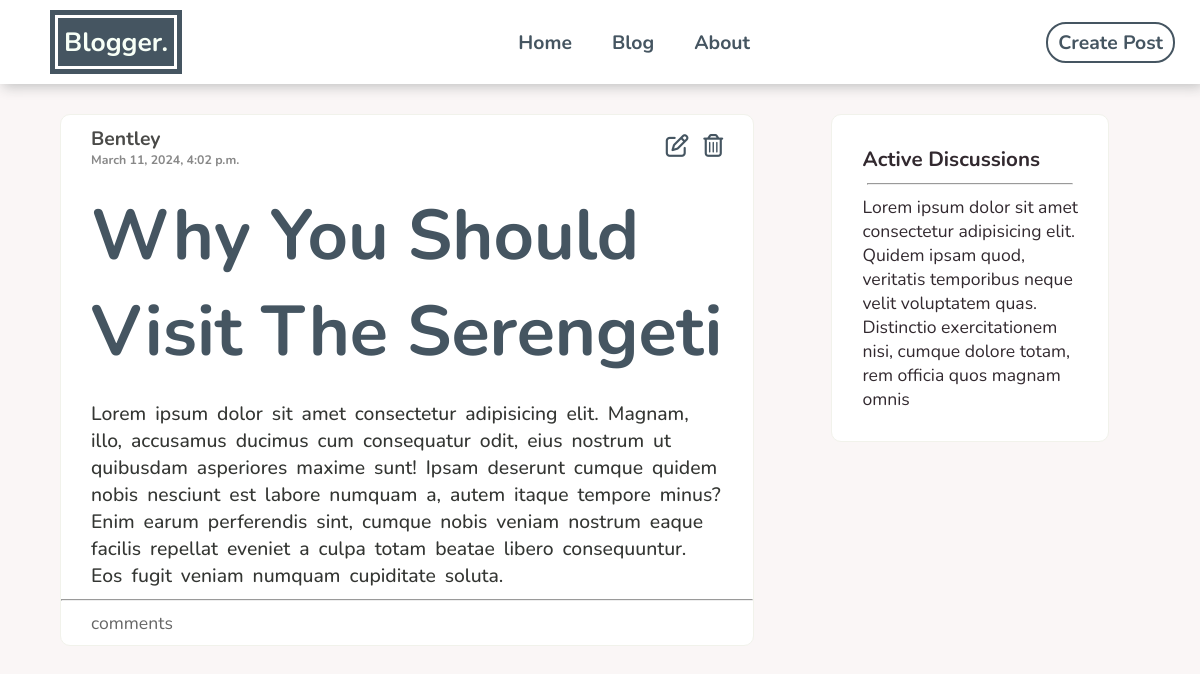
Screenshot of /posts/5/ with the database file from the repository.
### posts/models.py (models this page shows, shortened)
class Posts(models.Model):
    title = models.CharField(max_length=255)
    body = models.TextField()
    author = models.ForeignKey(get_user_model(), on_delete=models.CASCADE)
    published = models.DateTimeField(auto_now_add=True)
    class Meta:
        ordering = ('-published',)

### accounts/models.py (models this page shows, shortened)
class CustomUser(AbstractUser):
    email = models.EmailField('email address', unique=True)
    USERNAME_FIELD = 'email'    # specifies name of the field on the user model to be used as unique identifier
    REQUIRED_FIELDS = ('username',)

### posts/views.py (the view)
# urls.py: path("<int:pk>/", PostDetailView.as_view(), name='post_detail'),
class PostDetailView(DetailView):
    model = Posts
    template_name = 'post_detail.html'
    context_object_name = 'post'

### templates/post_detail.html (shortened to what this page needs)
{% extends 'base.html' %}
{% block navigation %}
    <a href="{% url 'home' %}">
        <div class="logo-border">
            <div class="logo">
                <h1>Blogger.</h1>
            </div>
        </div>
    </a>
    <ul class="nav-links">
        <li><a href="{% url 'home' %}">home</a></li>
        <li><a href="{% url 'posts' %}">blog</a></li>
        <li><a href="{% url 'about' %}">about</a></li>
    </ul>
    <div class="create">
        <a href="{% url 'post_create' %}" class="btn btn-create">create post</a>
    </div>
{% endblock navigation %}
{% block content %}
<div class="wrapper">
    <div class="post-container">
        <div class="card">
            <div class="card-header header-2">
                <div class="header-info">
                    <h4 class="user">{{ post.author.username }}</h4>
                    <h5 class="date">{{ post.published }}</h5>
                </div>
                <div class="card-edit">
                    <a href="{% url 'post_update' post.pk %}" class="icon"><i class="fa-regular fa-pen-to-square"></i></a>
                    <a href="{% url 'post_delete' post.pk %}" class="icon"><i class="fa-regular fa-trash-can"></i></a>
                </div>
            </div>
            <h2 class="post-title title-2">{{ post.title }}</h2>
            <div class="card-content">
                <p>{{ post.body }}</p>
            </div>
            <hr>
            <div class="comments">
                <p>comments</p>
            </div>
        </div>
    </div>
    <div class="article-container">
        <div class="card">
            <h3>Active Discussions</h3>
            <hr style="margin: 10px 5px;">
            <p>
                Lorem ipsum dolor sit amet consectetur adipisicing elit. Quidem ipsam quod, veritatis temporibus neque velit voluptatem quas. Distinctio exercitationem nisi, cumque dolore totam, rem officia quos magnam omnis
            </p>
        </div>
    </div>
</div>
{% endblock content %}

### assets/styles.css (style rules this page uses)
* { margin: 0; padding: 0; box-sizing: border-box; }
body { font-family: 'Nunito', sans-serif; font-size: 1.1em; background-color: #FAF6F6; color: #32292F; }
.btn { text-decoration: none; border: 2px solid #455561; border-radius: 20px; background: transparent; color: #455561; font-family: 'Nunito', sans-serif; font-size: 1.1em; font-weight: bold; margin-right: 5px; padding: 5px 10px; text-transform: capitalize; cursor: pointer; }
.icon { font-size: 1.3em; padding-left: 10px; color: #455561; }
a { text-decoration: none; }
ul li { list-style-type: none; }
.card { background-color: #fff; border: 1px solid #F1F2EB; border-radius: 10px; margin-bottom: 20px; width: 90%; }
.logo-border { border: 5px solid #455561; margin-left: 30px; }
.logo { background-color: #455561; margin: 3px; }
.logo h1 { font-size: 1.5em; font-weight: bold; padding: 6px; color: #F7FFF6; }
.nav-links { display: flex; }
.nav-links li { padding-left: 40px; }
.nav-links li a { color: #455561; font-size: 1.1em; font-weight: bold; text-transform: capitalize; }
.wrapper { display: flex; width: 90%; margin: auto; margin-top: 30px; }
.post-container { width: 100%; }
.card .card-header { padding: 10px 30px; }
.card .header-2 { display: flex; align-items: center; justify-content: space-between; padding: 10px 30px; }
.card .card-header .user { font-size: 1.1em; font-weight: bold; color: #4A4A48; text-transform: capitalize; }
.card .card-header .date { font-size: 0.7em; font-weight: bold; color: #888; }
.card .post-title { font-size: 2em; font-weight: bold; padding: 10px 30px; color: #455561; text-transform: capitalize; }
.card .title-2 { font-size: 4em; }
.card .card-content { padding: 10px 30px; word-spacing: 0.2em; font-size: 1.1em; font-weight: 500; color: #343633; }
.card .comments { padding: 10px 30px; font-size: 1em; font-weight: 400; color: #666; }
.article-container { width: 40%; }
.article-container .card { padding: 30px; }

### rows the page displays
Posts: author.username "Bentley", published "March 11, 2024, 4:02 p.m.", title "Why You Should Visit The Serengeti", body "Lorem ipsum dolor sit amet consectetur adipisicing elit. Magnam, illo, accusamus ducimus cum consequatur odit, eius nostrum ut quibusdam asperiores maxime sunt! Ipsam deserunt cumque quidem nobis nesciunt est labore numquam a, autem itaque tempore minus? Enim earum perferendis sint, cumque nobis veniam nostrum eaque facilis repellat eveniet a culpa totam beatae libero consequuntur. Eos fugit veniam numquam cupiditate soluta."
